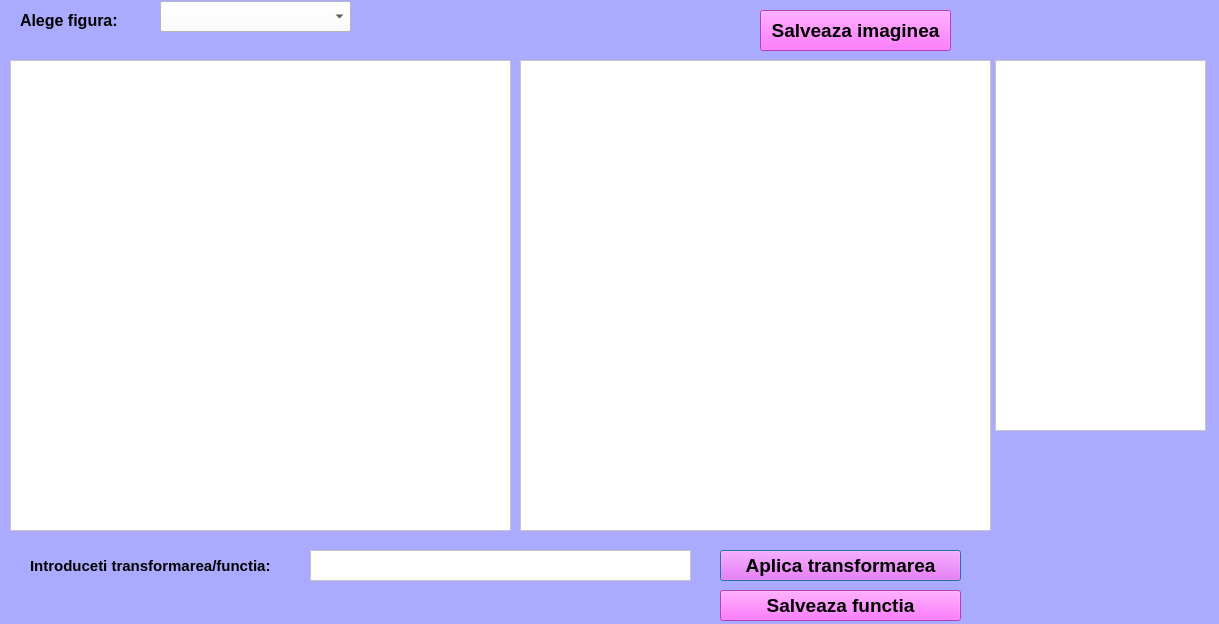
<?xml version="1.0" encoding="UTF-8"?>
<ui version="4.0">
 <class>Dialog</class>
 <widget class="QDialog" name="Dialog">
  <property name="geometry">
   <rect>
    <x>0</x>
    <y>0</y>
    <width>1219</width>
    <height>624</height>
   </rect>
  </property>
  <property name="windowTitle">
   <string>Transformari complexe</string>
  </property>
  <property name="styleSheet">
   <string notr="true">background-color: rgb(170, 170, 255);</string>
  </property>
  <widget class="QGraphicsView" name="graphicsView">
   <property name="geometry">
    <rect>
     <x>10</x>
     <y>60</y>
     <width>501</width>
     <height>471</height>
    </rect>
   </property>
   <property name="styleSheet">
    <string notr="true">background-color: rgb(255, 255, 255);</string>
   </property>
  </widget>
  <widget class="QGraphicsView" name="graphicsView_2">
   <property name="geometry">
    <rect>
     <x>520</x>
     <y>60</y>
     <width>471</width>
     <height>471</height>
    </rect>
   </property>
   <property name="styleSheet">
    <string notr="true">background-color: rgb(255, 255, 255);</string>
   </property>
  </widget>
  <widget class="QPushButton" name="pushButton">
   <property name="geometry">
    <rect>
     <x>720</x>
     <y>550</y>
     <width>241</width>
     <height>31</height>
    </rect>
   </property>
   <property name="font">
    <font>
     <pointsize>14</pointsize>
     <weight>75</weight>
     <bold>true</bold>
    </font>
   </property>
   <property name="styleSheet">
    <string notr="true">background-color: rgb(255, 85, 255);</string>
   </property>
   <property name="text">
    <string>Aplica transformarea</string>
   </property>
  </widget>
  <widget class="QComboBox" name="comboBox">
   <property name="geometry">
    <rect>
     <x>160</x>
     <y>1</y>
     <width>191</width>
     <height>31</height>
    </rect>
   </property>
   <property name="styleSheet">
    <string notr="true">background-color: rgb(255, 255, 255);</string>
   </property>
  </widget>
  <widget class="QLabel" name="label">
   <property name="geometry">
    <rect>
     <x>20</x>
     <y>0</y>
     <width>131</width>
     <height>41</height>
    </rect>
   </property>
   <property name="font">
    <font>
     <pointsize>12</pointsize>
     <weight>75</weight>
     <bold>true</bold>
    </font>
   </property>
   <property name="text">
    <string>Alege figura:</string>
   </property>
  </widget>
  <widget class="QTextEdit" name="textEdit">
   <property name="geometry">
    <rect>
     <x>310</x>
     <y>550</y>
     <width>381</width>
     <height>31</height>
    </rect>
   </property>
   <property name="styleSheet">
    <string notr="true">background-color: rgb(255, 255, 255);</string>
   </property>
  </widget>
  <widget class="QPushButton" name="pushButton_2">
   <property name="geometry">
    <rect>
     <x>760</x>
     <y>10</y>
     <width>191</width>
     <height>41</height>
    </rect>
   </property>
   <property name="font">
    <font>
     <pointsize>14</pointsize>
     <weight>75</weight>
     <bold>true</bold>
    </font>
   </property>
   <property name="styleSheet">
    <string notr="true">background-color: rgb(255, 85, 255);</string>
   </property>
   <property name="text">
    <string>Salveaza imaginea</string>
   </property>
  </widget>
  <widget class="QLabel" name="label_2">
   <property name="geometry">
    <rect>
     <x>30</x>
     <y>530</y>
     <width>331</width>
     <height>71</height>
    </rect>
   </property>
   <property name="font">
    <font>
     <pointsize>11</pointsize>
     <weight>75</weight>
     <bold>true</bold>
    </font>
   </property>
   <property name="text">
    <string>Introduceti transformarea/functia:</string>
   </property>
  </widget>
  <widget class="QPushButton" name="pushButton_3">
   <property name="geometry">
    <rect>
     <x>720</x>
     <y>590</y>
     <width>241</width>
     <height>31</height>
    </rect>
   </property>
   <property name="font">
    <font>
     <pointsize>14</pointsize>
     <weight>75</weight>
     <bold>true</bold>
    </font>
   </property>
   <property name="styleSheet">
    <string notr="true">background-color: rgb(255, 85, 255);</string>
   </property>
   <property name="text">
    <string>Salveaza functia</string>
   </property>
  </widget>
  <widget class="QListWidget" name="listWidget">
   <property name="geometry">
    <rect>
     <x>995</x>
     <y>60</y>
     <width>211</width>
     <height>371</height>
    </rect>
   </property>
   <property name="styleSheet">
    <string notr="true">background-color: rgb(255, 255, 255);</string>
   </property>
  </widget>
  <zorder>label_2</zorder>
  <zorder>graphicsView</zorder>
  <zorder>graphicsView_2</zorder>
  <zorder>pushButton</zorder>
  <zorder>comboBox</zorder>
  <zorder>label</zorder>
  <zorder>pushButton_2</zorder>
  <zorder>textEdit</zorder>
  <zorder>pushButton_3</zorder>
  <zorder>listWidget</zorder>
 </widget>
 <resources/>
 <connections/>
</ui>
